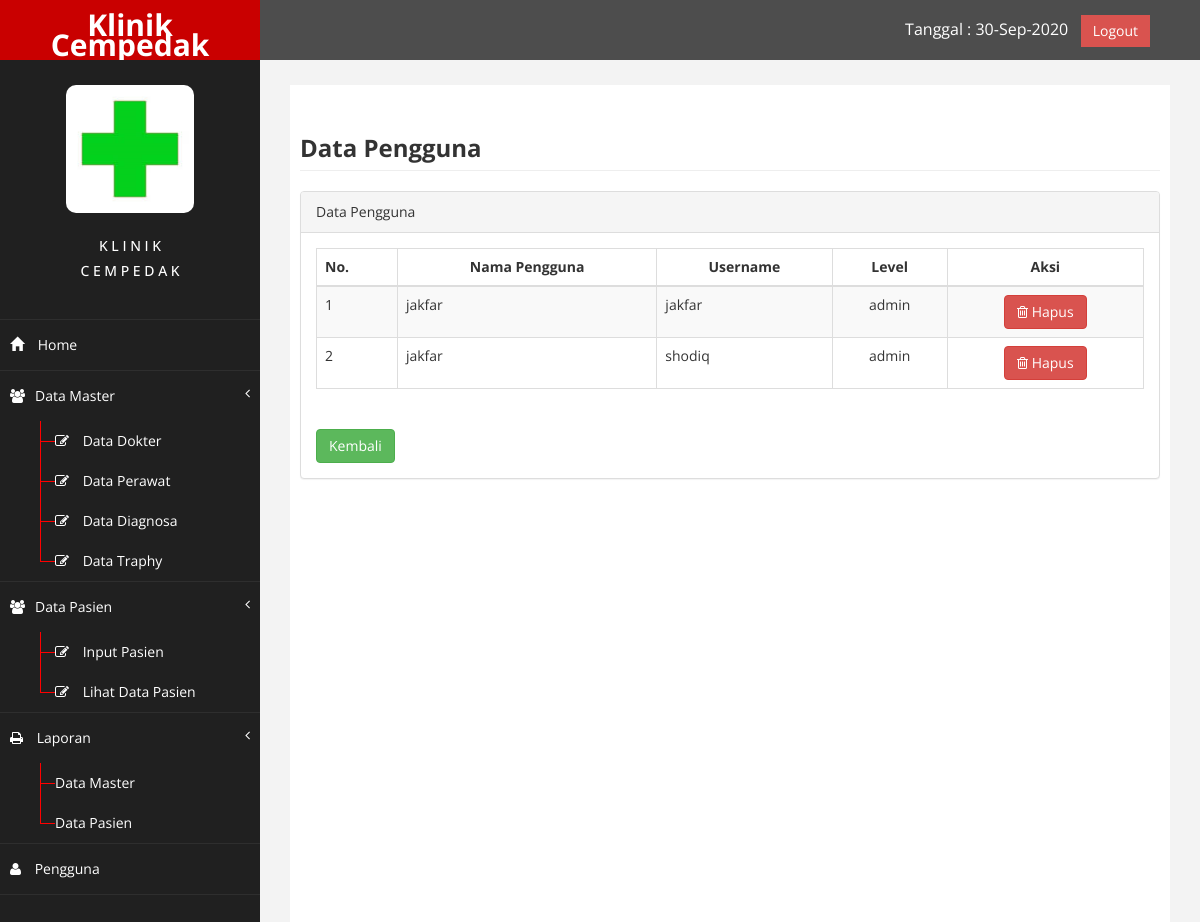
Page /index.php?page=pengguna&aksi=tampil_pengguna (signed in) on the committed database.
### tables this page shows
CREATE TABLE IF NOT EXISTS `pengguna` (
  `kode_pengguna` int(11) NOT NULL AUTO_INCREMENT,
  `nama_pengguna` varchar(50) NOT NULL,
  `username` varchar(50) NOT NULL,
  `password` varchar(50) NOT NULL,
  `level` varchar(10) NOT NULL,
  PRIMARY KEY (`kode_pengguna`)
);

### page/pengguna/tampil.php (the view)
<div class="row">
    <div class="col-md-12">
        <h3 class="page-header"><strong>Data Pengguna</strong></h3>
        <div class="panel panel-default">
            <div class="panel-heading"> Data Pengguna </div>
                <div class="panel-body">
                    <div class="table-responsive">
                        <table class="table table-striped table-bordered table-hover" id="dataTables-example">
                            <thead>
                                <tr>
                                 <th>No.</th>
                                <th class="text-center">Nama Pengguna</th>
                                <th class="text-center">Username</th>
                                <th class="text-center">Level</th>
                                <th class="text-center">Aksi</th>
                                </tr>
                            </thead>
                            <tbody>
                            <?php
                                $no = 1;
                                $sql = $koneksi -> query ("SELECT * FROM pengguna");
                                while ($data = $sql -> fetch_assoc()) {
                            ?>
                            <tr>
                                <td><?php echo $no++; ?></td>
                                <td><?php echo  $data ['nama_pengguna'] ?></td>
                                <td><?php echo  $data ['username'] ?></td>
                                <td class="text-center"><?php echo  $data ['level'] ?></td>
                                 <td class="text-center">
                                 <a href="?page=pengguna&aksi=hapus&id=<?php echo $data['id']; ?>"><button type="button" class="btn btn-danger"><i class="fa fa-trash-o"></i> Hapus</button></a>
                                 </td>
                            </tr>
                                <?php } ?>
                            </tbody>
                        </table>
                     </div>
                      <a href ="?page=pengguna" class = "btn btn-success" style="margin-top: 20px;">Kembali </a>
                </div>
            </div>
        </div>
</div>

### assets/css/custom.css (style rules this page uses)
body { font-family: 'Open Sans', sans-serif; }
.text-center { text-align:center; }

### rows in the picture
pengguna: nama_pengguna "jakfar", username "jakfar", level "admin"
pengguna: nama_pengguna "jakfar", username "shodiq", level "admin"
